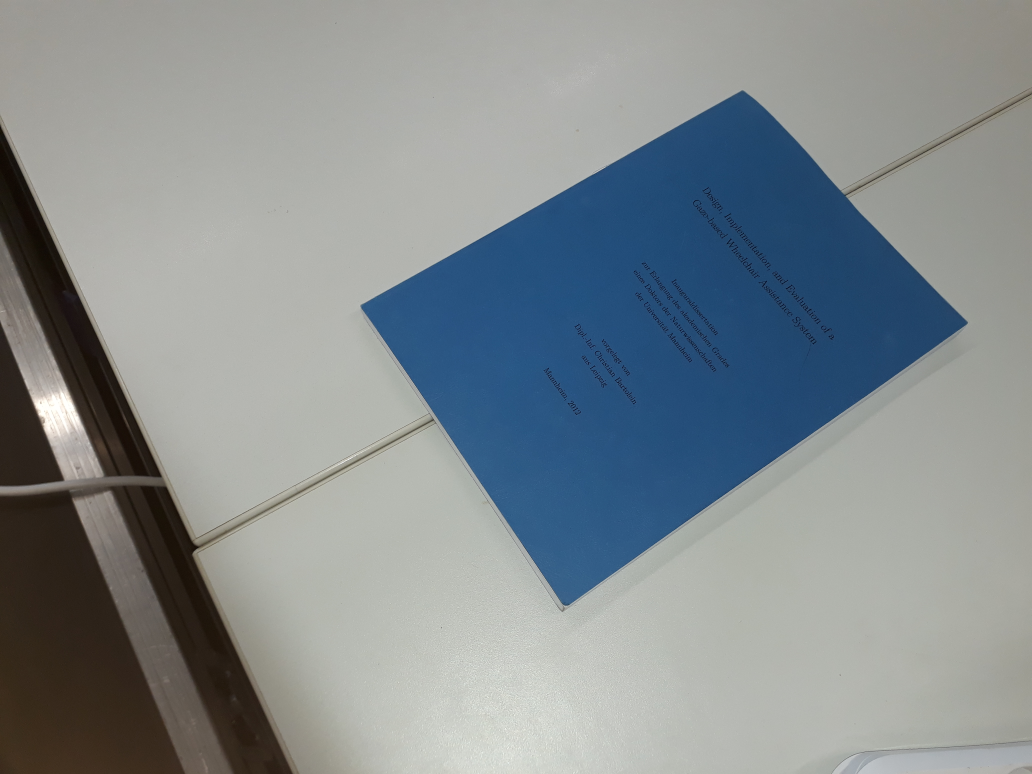
#> input picture p+p_poc/book2.jpg, 4128 x 3096 px (shown at 1/4 size)
$ python homography.py
#> lines starting #> are read from the running program, lines starting #| are printed output that depends on the picture
import cv2
import numpy as np
import matplotlib.pyplot as plt
import matplotlib.image as mpimg

if __name__ == '__main__' :

    # Read source image.
    im_src = cv2.imread('book2.jpg')
#> im_src is the input picture: shape (3096, 4128, 3); mean B, G, R 143, 139.8, 132.1
    # Four corners of the book in source image
    pts_dst = np.array([[1765, 577], [2948, 632], [1298, 2084],[2849, 2282]])


    # Read destination image.
    im_dst = cv2.imread('book1.jpg')
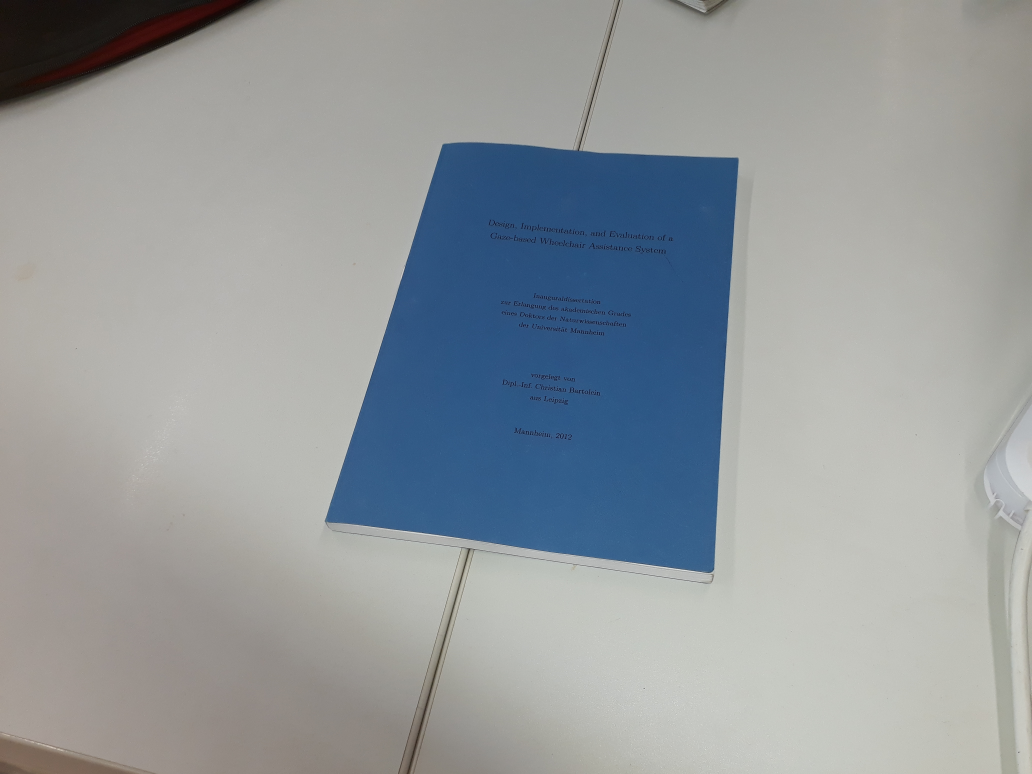
#> input picture p+p_poc/book1.jpg, 4128 x 3096 px (shown at 1/4 size)
#> im_dst is the input picture: shape (3096, 4128, 3); mean B, G, R 156.6, 153.6, 148
    # Four corners of the book in destination image.
    pts_src = np.array([[2959, 363],[3861, 1292],[1441, 1226],[2249, 2409]])

    # Calculate Homography
    h, status = cv2.findHomography(pts_src, pts_dst)

    # Warp source image to destination based on homography
    im_out = cv2.warpPerspective(im_src, h, (im_dst.shape[1],im_dst.shape[0]))
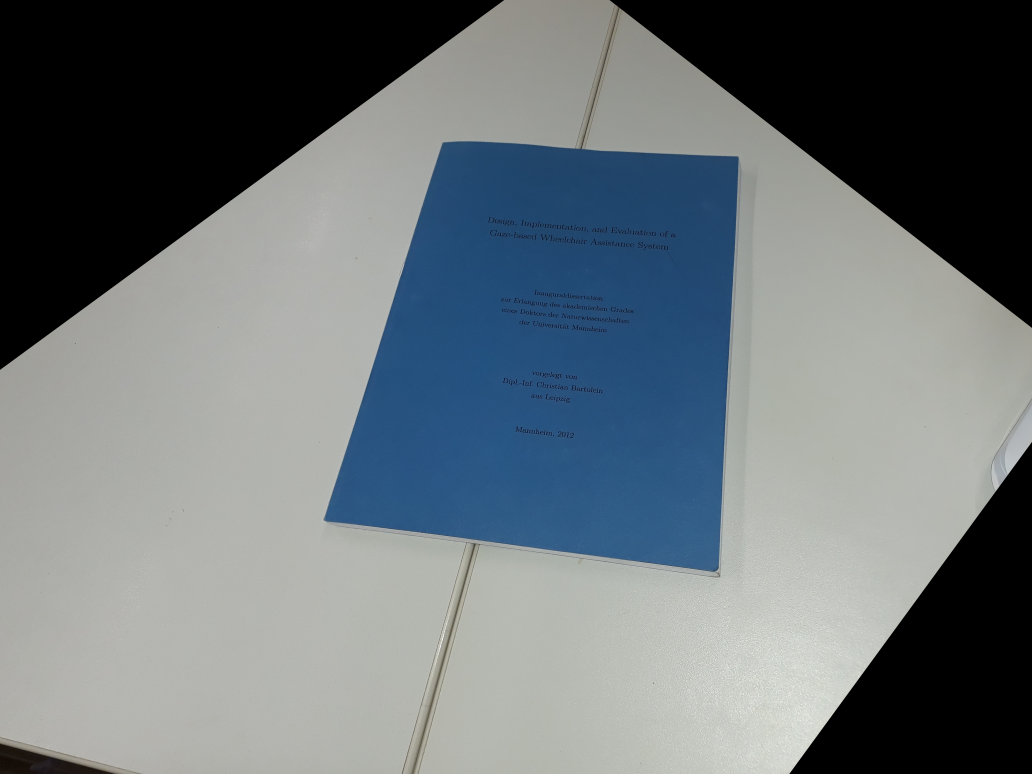
#> im_out: shape (3096, 4128, 3) (shown at 1/4 size); mean B, G, R 118.6, 114.5, 106.4

    # Display images
    #cv2.imshow("Source Image", im_src)
    #cv2.imshow("Destination Image", im_dst)
    #cv2.imshow("Warped Source Image", im_out)
    image=mpimg.imread("book1.jpg")
    plt.imshow(image)
    plt.quiver(pts_dst[:,0],pts_dst[:,1],pts_src[:,0]-pts_dst[:,0],pts_src[:,1]-pts_dst[:,1])

    plt.show()
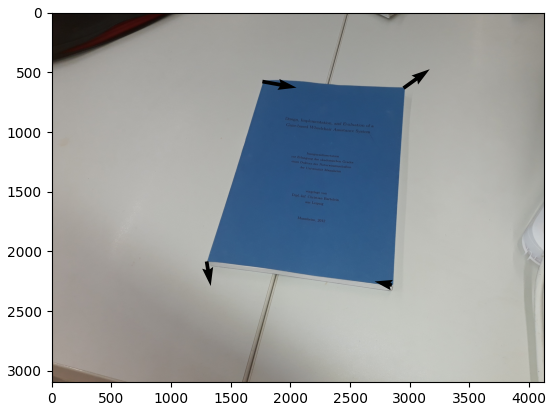
#> figure drawn by matplotlib, 1 panel
    cv2.imwrite("Warped-Source.jpg",im_out)

    cv2.waitKey(0)
